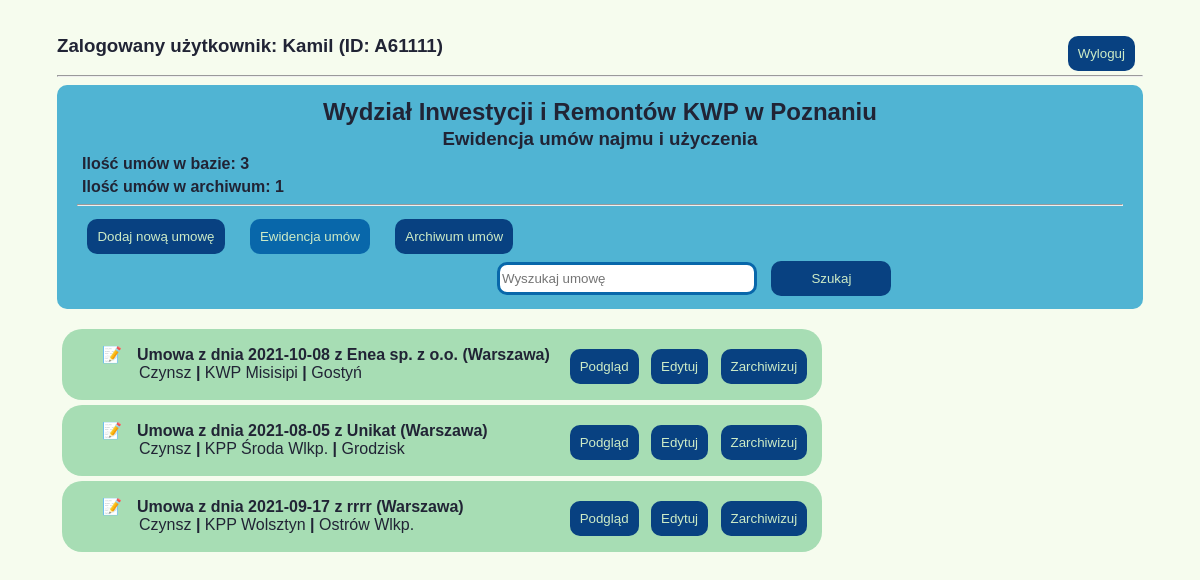
/umowy/ewidencja/ (signed in), run on an earlier commit of the app's database.
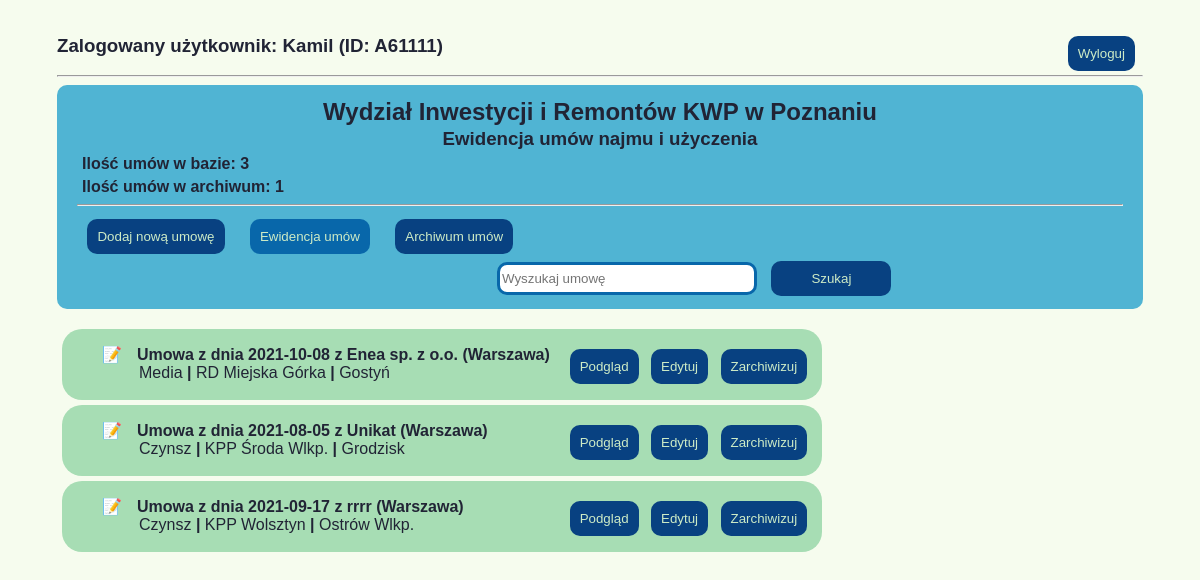
And on a later commit of the database.
### umowyapp/models.py (models this page shows)
class Umowy(models.Model):
    data_umowy = models.DateField(null=False)
    nr_umowy = models.CharField(max_length=20, null=True, default="BRAK")
    podstawa_prawna = models.ForeignKey(Podstawa_prawna, on_delete=models.CASCADE, null=True, blank=True)
    nazwa_uzyczajacego = models.CharField(max_length=30, null=True)
    adres_uzyczajacego = models.CharField(max_length=30, null=True)
    kod_pocztowy_uzyczajacego = models.CharField(max_length=6, null=True)
    miasto_uzyczajacego = models.CharField(max_length=20, null=True)
    okres_obowiazywania = models.DateField(blank=True, default="")
    typ_umowy = models.ForeignKey(Rodzaj_umowy, on_delete=models.CASCADE, null=False)
    pow_uzyczona = models.FloatField(max_length=4, null=True, blank=True)
    rodzaj_kosztow_prad = models.BooleanField()
    informacje_prad = models.TextField(null=True, default="---Niezbędne informacje---")
    rodzaj_kosztow_gaz = models.BooleanField()
    informacje_gaz = models.TextField(null=True, default="---Niezbędne informacje---")
    rodzaj_kosztow_woda = models.BooleanField()
    informacje_woda = models.TextField(null=True, default="---Niezbędne informacje---")
    rodzaj_kosztow_co = models.BooleanField()
    informacje_co = models.TextField(null=True, default="---Niezbędne informacje---")
    powiaty_jedn = models.ForeignKey(Powiaty_Wlkp, on_delete=models.CASCADE)
    rodzaj_jedn = models.ForeignKey(Rodzaje_jednostek, on_delete=models.CASCADE)
    adres_jedn = models.CharField(max_length=30, null=True)
    miasto_jedn = models.CharField(max_length=20, null=True)
    kod_pocztowy_jedn = models.CharField(max_length=6, null=True)
    skan_umowy = models.FileField(upload_to='umowy_pdf', null=True, blank=True)
    stan_umowy = models.ForeignKey(Stan_umow, on_delete=models.CASCADE)
    uwagi = models.TextField(null=True, blank=True, default="")
    deleted = models.BooleanField(null=False, default=0)
    def __str__(self):
        return self.umowa_z_data()
    def umowa_z_data(self):
        return "Umowa z dnia {} z {} ({})".format(self.data_umowy, self.nazwa_uzyczajacego, self.miasto_uzyczajacego)

class Rodzaj_umowy(models.Model):
    rodz_um = models.CharField(max_length=6, default="Czynsz")
    def __str__(self):
        return self.rodzaj_um()
    def rodzaj_um(self):
        return "{}".format(self.rodz_um)

class Rodzaje_jednostek(models.Model):
    rodzaj = models.CharField(max_length=4, null=False)
    def __str__(self):
        return self.rodzaj_jedn()
    def rodzaj_jedn(self):
        return "{}".format(self.rodzaj)

class Powiaty_Wlkp(models.Model):
    powiat = models.CharField(max_length=12, null=False)
    def __str__(self):
        return self.powiat_jedn()
    def powiat_jedn(self):
        return "{}".format(self.powiat)

### umowyapp/views.py (the view)
# urls.py: path('ewidencja/', wszystkie_umowy, name="wszystkie_umowy"),
@login_required
def wszystkie_umowy(request):
    wszystkie = Umowy.objects.filter(deleted=0)
    archiwalne = Umowy.objects.filter(deleted=1)
    return render(request, 'ewidencja.html', {'wszystkie': wszystkie, 'archiwalne': archiwalne})

### templates/ewidencja.html (shortened to what this page needs)
{%extends 'start.html'%}
{%block strona%}
{% if user.is_authenticated%}
<div class="element_login">
    <div class="user_name">
        <h3>Zalogowany użytkownik: {{user.first_name}} (ID: {{ user.username}})</h3>
    </div>
    <div class="button-logout">
        <a href="{%url 'logout'%}">
            <button class="button-general">Wyloguj</button>
        </a>
    </div>
</div>
{%else%}
<a href="{%url 'login'%}">Login</a>
{%endif%}
<hr>
<div class="ewidencja-title">
    <h2 class="title">Wydział Inwestycji i Remontów KWP w Poznaniu</h2>
    <h3 class="title">Ewidencja umów najmu i użyczenia</h3>
    <h4 class="info-umowy">Ilość umów w bazie: {{wszystkie|length}}</h4>
    <h4 class="info-umowy">Ilość umów w archiwum: {{archiwalne|length}}</h4>
    <hr>
    <nav>
        <a href="{% url 'nowe_umowy'%}">
            <button class="button-general button-menu">Dodaj nową umowę</button></a>
        <a href="{% url 'wszystkie_umowy'%}">
            <button class="button-general button-menu active">Ewidencja umów</button></a>
        <a href="{% url 'archiwalne_umowy'%}">
            <button class="button-general button-menu">Archiwum umów</button></a>
        <form method="get" class="search">
            <input type="text"  placeholder="Wyszukaj umowę">
            <button class="button-general button-menu button-search" type="submit">Szukaj</button>
        </form>
    </nav>
</div>
{%for umowa in wszystkie%}
<main class="lista">
    <ul class="lista_umow">
        <li class="lista-option">
            <p class="znacznik"><b>{{umowa}} </b></p>
            <p class="info">{{umowa.typ_umowy}} <b>|</b> {{umowa.rodzaj_jedn}} {{umowa.miasto_jedn}} <b>|</b>
                {{umowa.powiaty_jedn}}</p>
        </li>
    </ul>
    <div>
        <a href="{% url 'podglad_umowy' umowa.id %}">
            <button class="button-general">Podgląd</button></a>
        <a href="{% url 'edytuj_umowe' umowa.id %}">
            <button class="button-general">Edytuj</button></a>
        <a href="{% url 'usun_umowe' umowa.id %}">
            <button class="button-general button-remove">Zarchiwizuj</button></a>
    </div>
</main>
{%endfor%}
{%endblock%}

What changed in the data, as far as the page shows it:
changed Umowy "Gostyń": typ_umowy "Czynsz" → "Media"; rodzaj_jedn "KWP" → "RD"; miasto_jedn "Misisipi" → "Miejska Górka"
